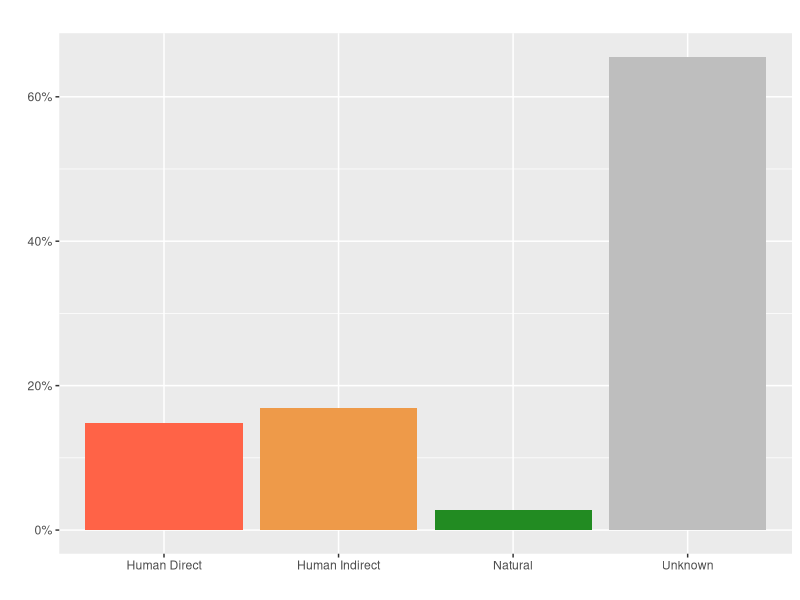
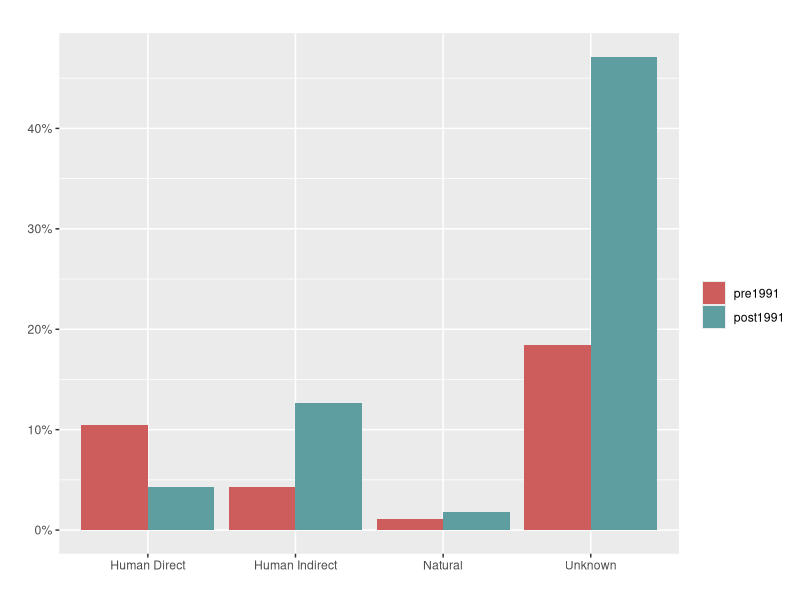
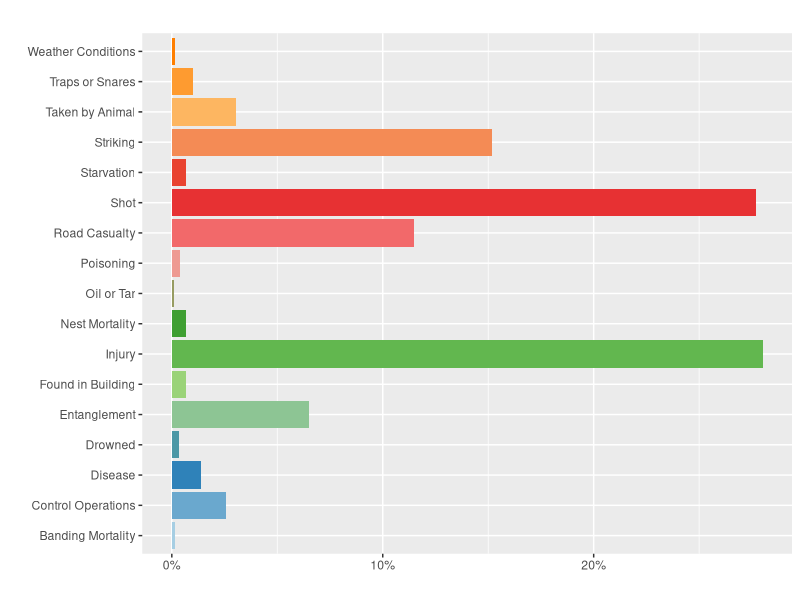
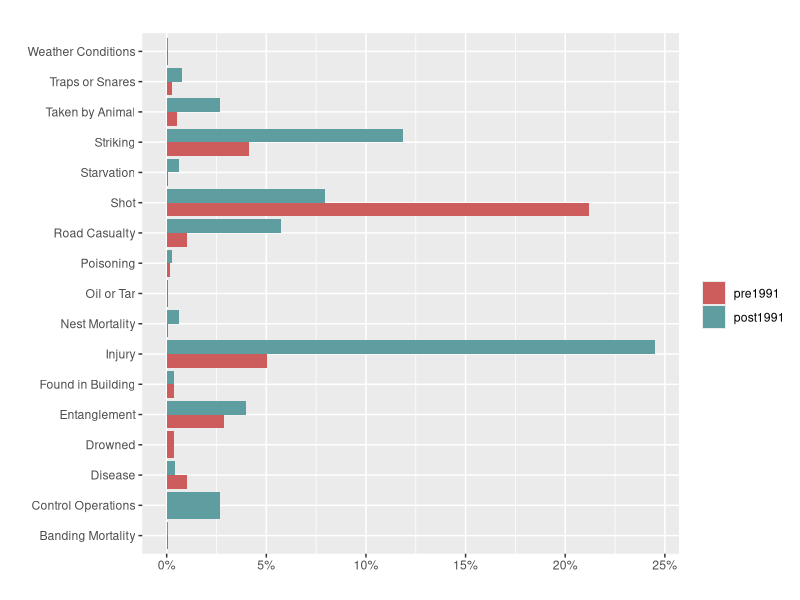
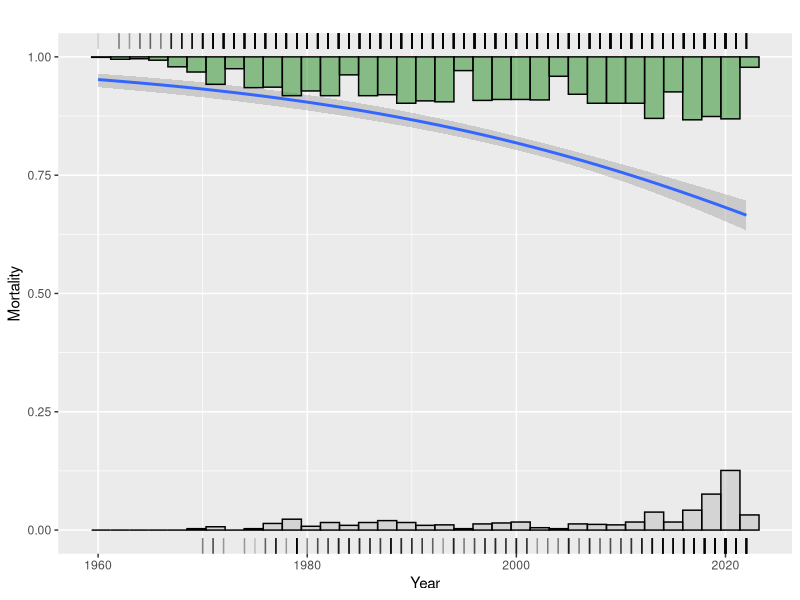
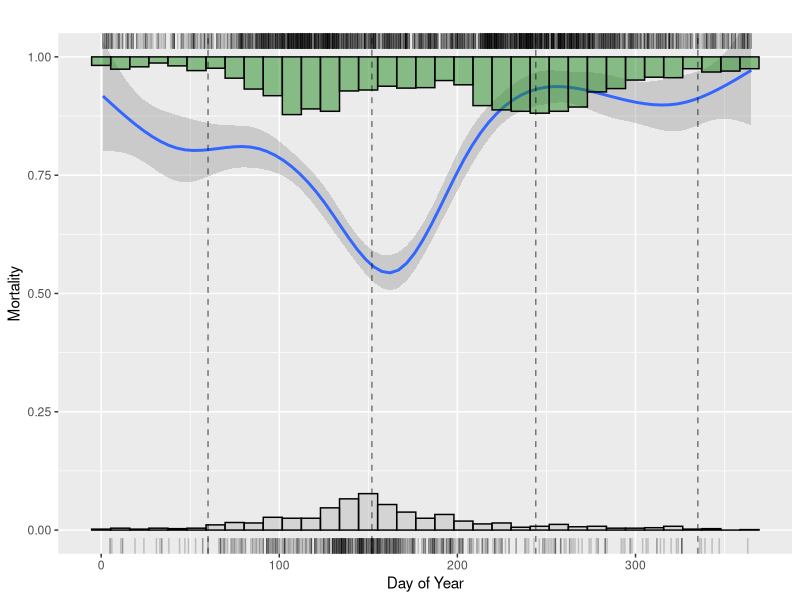
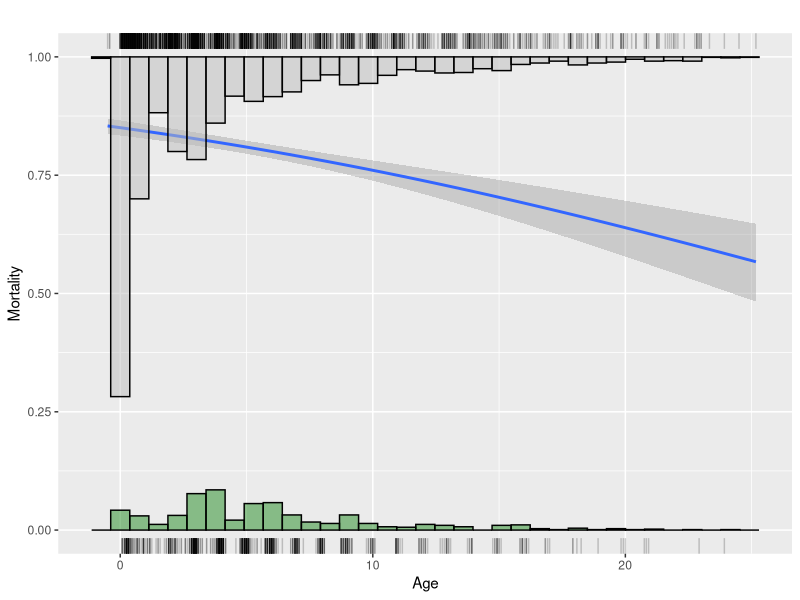

R code for these plots, in order:
dat <- read.csv('./data/BBL2022_Req_828_enc_3640_20230209_120001 (2).csv')

# clean the data set

#dim(dat)
uni_band_code <- unique(dat$band)
# length(uni_band_code)
band_ct <- table(dat$band)
dat_sub <- data.frame()
for (i in uni_band_code) {                        # loop through each band
  tmp <- subset(dat, band == i)                   # subset to just that band
  if (sum(tmp$event_type %in% c('B', 'E')) >= 2) { # make sure B & E present
    if (all(tmp$other_bands %in% "")) {           # make sure no other band codes
      banding_event <- subset(tmp, event_type == 'B') # pull banding row
      encounter_event <- subset(tmp, event_type == 'E') # pull encounter row
      # remove how obtained codes and age that should be excluded
      encounter_gd <- !(encounter_event$how_obtained_code %in% c(50, 56, 97, 98)) & (encounter_event$min_age_at_enc > 0.15)
      encounter_event <- encounter_event[encounter_gd, ]
      if (nrow(encounter_event) > 0) {       # make sure there is still some encounters 
        tmp <- rbind(banding_event, tail(encounter_event, 1)) # create output
        dat_sub <- rbind(dat_sub, tmp)              # save output to big object
      }  
    }
  }
}

# dim(dat_sub)

#' dat_sub$how_obtained_code %in% c('')

# group how obtained codes
natural_codes <- c(2, 13, 15, 17, 24, 30, 36, 61, 64, 7, 9, 20, 31, 34)
human_direct_codes <- c(1, 4)
human_indirect_codes <- c(10, 11, 12, 21, 23, 26, 27, 39, 42, 44, 54, 60, 62, 63, 
                          64, 25, 45)
unknown_codes <- c(0, 57, 3)

# create column for how obtained codes
code_table <- data.frame(how_obtained_code = c(natural_codes, human_direct_codes, 
                                               human_indirect_codes, unknown_codes),
                         code = c(rep('natural', length(natural_codes)),
                                  rep('human_direct', length(human_direct_codes)),
                                  rep('human_indirect', length(human_indirect_codes)),
                                  rep('unknown', length(unknown_codes))))

# merge column and how obtained codes
dat_sub <- merge(dat_sub, code_table, all.x = TRUE)

# rename 
labels <- c(natural = "Natural", 
            human_direct = "Human Direct", 
            human_indirect = "Human Indirect", 
            unknown = "Unknown")

# Create bar plot
library(ggplot2)
library(tidyverse)
library(scales)

ggplot(subset(dat_sub, !is.na(code)), aes(y = after_stat(count)/sum(after_stat(count)), 
                                          x = code, fill = code)) +
  geom_bar( ) +
  ggtitle(" ") +
  xlab(" ") +
  ylab(" ") +
  scale_y_continuous(labels = scales::percent) +#_format()   with percents
  scale_x_discrete(labels = labels) +
  scale_fill_manual(values = c("tomato","tan2", "forestgreen", "grey")) +
  theme(legend.position="none")

# separate by year 1991
dat_sub$pre1991 <- ifelse(dat_sub$event_year < 1991, 'pre1991', 'post1991')
dat_sub$pre1991 <- factor(dat_sub$pre1991, levels = c('pre1991', 'post1991'))
levels(dat_sub$pre1991)

code_ct <- table(dat_sub$code)
code_ct_pre1991 <- table(dat_sub$code[dat_sub$event_year < 1991])
code_ct_post1991 <- table(dat_sub$code[dat_sub$event_year >= 1991])

# create bar plot for pre and post 1991 (I want statistics for this)
ggplot(subset(dat_sub, !is.na(code)), aes(x = code)) +
  geom_bar(aes (y = after_stat(count)/sum(after_stat(count)), fill = pre1991), 
           position='dodge') +
  ggtitle(" ") +
  xlab(" ") +
  ylab(" ") +
  scale_y_continuous(labels = percent_format()) +
  scale_x_discrete(labels = labels) +
  scale_fill_manual(values = c("indianred", "cadetblue")) +
  labs(fill = " ")



# create bar plot for main ten known mortality causes

# create subset for codes
codes <- c(1, 2, 3, 4, 10, 12, 13, 15, 17, 21, 23, 24, 26, 27, 30, 39, 42, 44, 
           54, 57, 60, 61, 62, 63, 64, 7, 9, 11, 14, 20, 25, 31, 34, 45)
dat_sub_subset <- dat_sub[dat_sub$how_obtained_code %in% codes, ]

# group codes
road_casualty <- c(45, 14, 60)
taken_by_animal <- c(34, 31, 7, 11, 9, 64, 12)
Poisoning <- c(25, 62)
Disease <- c(20, 61)
Striking <- c(63, 54, 42, 39, 13, 27)
Entanglement <- c(57, 26)
control_operations <- 44
Exhaustion <- 36
nest_mortality <- c(30, 24)
oil_or_tar <- 23
found_in_building <- 21
Drowned <- 17
weather_conditions <- 15
banding_mortality <- 10
traps_or_snares <- 4
Injury <- 3
Starvation <- 2
Shot <- 1

# create a new column, name it category, put it in the data frame
library(dplyr)
dat_sub_subset <- dat_sub_subset %>%
  mutate(category = case_when(
    how_obtained_code %in% road_casualty ~ "Road Casualty",
    how_obtained_code %in% taken_by_animal ~ "Taken by Animal",
    how_obtained_code %in% Poisoning ~ "Poisoning",
    how_obtained_code %in% Disease ~ "Disease",
    how_obtained_code %in% Striking ~ "Striking",
    how_obtained_code %in% Entanglement ~ "Entanglement",
    how_obtained_code %in% control_operations ~ "Control Operations",
    how_obtained_code %in% Exhaustion ~ "Exhaustion",
    how_obtained_code %in% nest_mortality ~ "Nest Mortality",
    how_obtained_code %in% oil_or_tar ~ "Oil or Tar",
    how_obtained_code %in% found_in_building ~ "Found in Building",
    how_obtained_code %in% Drowned ~ "Drowned",
    how_obtained_code %in% weather_conditions ~ "Weather Conditions",
    how_obtained_code %in% banding_mortality ~ "Banding Mortality",
    how_obtained_code %in% traps_or_snares ~ "Traps or Snares",
    how_obtained_code %in% Injury ~ "Injury",
    how_obtained_code %in% Starvation ~ "Starvation",
    how_obtained_code %in% Shot ~ "Shot",
    TRUE ~ "Other"
  ))

sort(table(dat_sub_subset$category), decreasing = TRUE)

# add color 
library(RColorBrewer)
nb.cols <- 17
mycolors <- colorRampPalette(brewer.pal(8, "Paired"))(nb.cols)
mycolors

# make the bar graph
# I cannot get this to sort properly

# class(dat_sub_subset$category)
# dat_sub_subset$category <- as.factor(dat_sub_subset$category)
# levels(dat_sub_subset$category) <- c('Oil or Tar', 'Weather Conditions', 'Control Operations', 'Drowned', 'Poisoning', 'Starvation', 'Nest Mortality', 'Found in Building', 'Traps or Snares', 'Disease', 'Banding Mortality', 'Taken by Animal', 'Entanglement', 'Road Casualty', 'Striking', 'Shot', 'Injury')
                      

ggplot(data = dat_sub_subset) +
  geom_bar(mapping = aes(x = category, y = after_stat(count)/sum(after_stat(count)), fill = category)) +
  coord_flip() +
  ggtitle(" ") +
  xlab(" ") +
  ylab(" ") +
  scale_y_continuous(labels = percent_format()) +
  scale_fill_manual(values = mycolors) +
  theme(legend.position="none")

# separate by year 1991
dat_sub_subset$pre1991 <- ifelse(dat_sub_subset$event_year < 1991, 'pre1991', 'post1991')
dat_sub_subset$pre1991 <- factor(dat_sub_subset$pre1991, levels = c('pre1991', 'post1991'))
levels(dat_sub_subset$pre1991)

code_ct_sub <- table(dat_sub_subset$codes)
code_pre1991 <- table(dat_sub_subset$codes[dat_sub_subset$event_year < 1991])
code_post1991 <- table(dat_sub_subset$codes[dat_sub_subset$event_year >= 1991])

# make plot for pre and post
ggplot(subset(dat_sub_subset, !is.na(code)), aes(x = category)) +
  geom_bar(aes(y = (..count..)/sum(..count..), fill = pre1991), position='dodge') +
  coord_flip() +
  ggtitle(" ") +
  xlab(" ") +
  ylab(" ") +
  scale_y_continuous(labels = percent_format()) +
  scale_fill_manual(values = c("indianred", "cadetblue")) +
  labs(fill = " ")


# assign alive 0 and dead 1 and create a new column
alive <- c(29, 33, 52, 53, 59, 66)
dead <- c(0, 1, 2, 3, 4, 10, 12, 13, 15, 16, 17, 21, 23, 24, 26, 27, 30, 36, 39, 
          42, 44, 54, 57, 60, 61, 62, 63, 64, 7, 9, 11, 14, 20, 25, 31, 34, 45)

mort_table <- data.frame(how_obtained_code = c(alive, dead),
                   mort = c(rep(0, length(alive)),
                             rep(1, length(dead))))

# merge column and how obtained codes
dat_sub <- merge(dat_sub, mort_table, all.x = TRUE, by = 'how_obtained_code')

# mortality and year
# create columns for dead or alive in relation to year
dat_sub <-
  dat_sub %>% 
  mutate(dead = ifelse(mort == 1, event_year, NA),
         alive = ifelse(mort == 0, event_year, NA))

mod <- glm(mort ~ event_year, data = dat_sub, family = 'binomial')
summary(mod)

ggplot(dat_sub, aes(x = event_year, y = mort)) +
  stat_smooth(method=glm, method.args=list(family="binomial"), se=TRUE) +
  geom_rug(aes(x = dead), sides = "t", alpha = 0.2) +
  geom_rug(aes(x = alive), sides = "b", alpha = 0.2) +
  geom_histogram(aes(x = alive, y = stat(count)/1000), bins = 35, na.rm = TRUE,
                 alpha = 0.5, color = "black", fill = "grey") +
  geom_histogram(aes(x = dead, y = -1*stat(count/1000)), bins = 35, na.rm = TRUE,
                 position = position_nudge(y = 1), alpha = 0.5, color = "black",
                 fill = "forestgreen") +
  xlab("Year") +
  ylab("Mortality") +
  ggtitle(" ") +
  coord_cartesian(ylim = c(0, 1))


# mortality and day of year
library(dplyr)
# number days 1-365, 1 being 1/1 
dat_sub <- dat_sub %>%
  mutate(day_of_year = as.numeric(format(as.Date(paste0("2022-", event_month, 
                                                        "-", event_day)), "%j")))

# create columns for dead or alive in relation to day of year
dat_sub <-
  dat_sub %>% 
  mutate(alive = ifelse(mort == 0, day_of_year, NA),
         dead     = ifelse(mort == 1, day_of_year, NA))

# plot mortality and day of year
ggplot(dat_sub, aes(x = day_of_year, y = mort)) +
  geom_smooth() +
  geom_rug(aes(x = dead), sides = "t", alpha = 0.2) +
  geom_rug(aes(x = alive), sides = "b", alpha = 0.2) +
  geom_histogram(aes(x = alive, y = stat(count)/1000), bins = 35, na.rm = TRUE, 
                 alpha = 0.5, color = "black", fill = "grey") +
  geom_histogram(aes(x = dead, y = -1*stat(count/1000)), bins = 35, na.rm = 
                   TRUE, position = position_nudge(y = 1), alpha = 0.5, color = 
                   "black", fill = "forestgreen") +
  xlab("Day of Year") +
  ylab("Mortality") +
  ggtitle(" ") +
  coord_cartesian(ylim = c(0, 1)) +
  geom_vline(xintercept = c(60, 152, 244, 335), linetype = "dashed", alpha = 0.5)


# mortality and age
# rerun for loop to include all birds regardless of age
dat_sub <- data.frame()
for (i in uni_band_code) {                        # loop through each band
  tmp <- subset(dat, band == i)                   # subset to just that band
  if (sum(tmp$event_type %in% c('B', 'E')) >= 2) { # make sure B & E present
    if (all(tmp$other_bands %in% "")) {           # make sure no other band codes
      banding_event <- subset(tmp, event_type == 'B') # pull banding row
      encounter_event <- subset(tmp, event_type == 'E') # pull encounter row
      # remove how obtained codes that should be excluded
      encounter_gd <- !(encounter_event$how_obtained_code %in% c(50, 56, 97, 98))
      encounter_event <- encounter_event[encounter_gd, ]
      if (nrow(encounter_event) > 0) {       # make sure there is still some encounters 
        tmp <- rbind(banding_event, tail(encounter_event, 1)) # create output
        dat_sub <- rbind(dat_sub, tmp)              # save output to big object
      }  
    }
  }
}

# add mort
alive <- c(29, 33, 52, 53, 59, 66)
dead <- c(0, 1, 2, 3, 4, 10, 12, 13, 15, 16, 17, 21, 23, 24, 26, 27, 30, 36, 39, 
          42, 44, 54, 57, 60, 61, 62, 63, 64, 7, 9, 11, 14, 20, 25, 31, 34, 45)

mort_table <- data.frame(how_obtained_code = c(alive, dead),
                         mort = c(rep(0, length(alive)),
                                  rep(1, length(dead))))

dat_sub <- merge(dat_sub, mort_table, all.x = TRUE, by = 'how_obtained_code')

#
# fit a logistic regression? glm
m <- glm(mort ~ min_age_at_enc, family = binomial, data = dat_sub)
# 

# create columns for dead or alive in relation to age
dat_sub <-
  dat_sub %>% 
  mutate(dead = ifelse(mort == 1, min_age_at_enc, NA),
         alive     = ifelse(mort == 0, min_age_at_enc, NA)) 

# plot mortality and age
ggplot(dat_sub, aes(x = min_age_at_enc, y = mort)) +
  geom_smooth(method=glm, method.args=list(family="binomial"), se=TRUE) +
  geom_rug(aes(x = alive), sides = "b", alpha = 0.2) +
  geom_rug(aes(x = dead), sides = "t", alpha = 0.2) +
  geom_histogram(aes(x = alive, y = stat(count)/1000), bins = 35, na.rm = TRUE, alpha = 0.5, color = "black", fill = "forestgreen") +
  geom_histogram(aes(x = dead, y = -1*stat(count/1000)), bins = 35, na.rm = TRUE, position = position_nudge(y = 1), alpha = 0.5, color = "black", fill = "grey") +
  xlab("Age") +
  ylab("Mortality") +
  ggtitle(" ") +
  coord_cartesian(ylim = c(0, 1)) 


